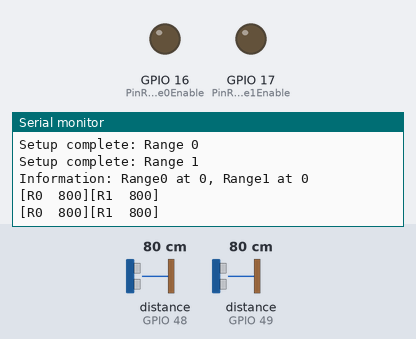
Bench run of a sketch on a simulated ESP32. Parts: output pins drawn as LEDs (lit = HIGH), the last lines printed to the serial monitor. Inputs (shaded band) come from the test bench; at power-on: distance to the obstacle (sensors on GPIO 48, GPIO 49) 80 cm.

Above: at 2.2 s.
2.3 s: distance to the obstacle (sensor on GPIO 48) set to 2 cm
At 3.3 s:
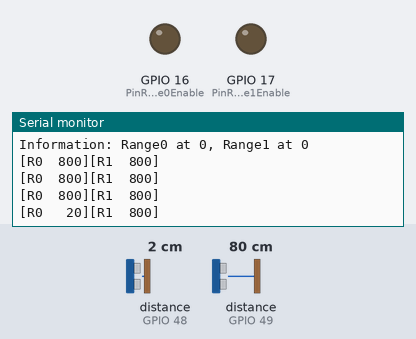
4.8 s: distance to the obstacle (sensor on GPIO 49) set to 2 cm
At 5.5 s:
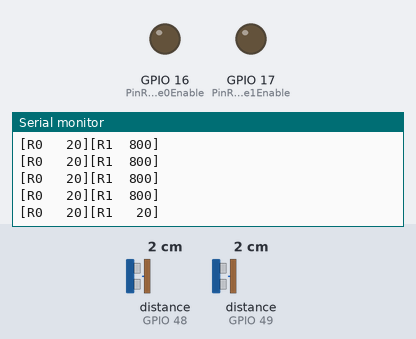
7.1 s: distance to the obstacle (sensor on GPIO 48) set to 18 cm
At 7.8 s:
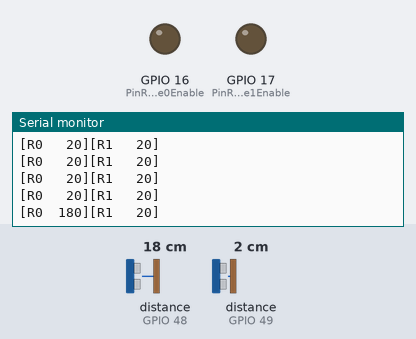
9.3 s: distance to the obstacle (sensor on GPIO 49) set to 4 cm
At 10.1 s:
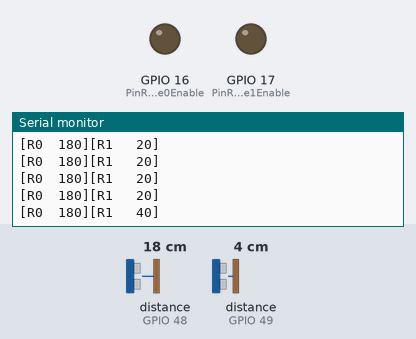

Measured:
- after the input at 2.3 s, the serial monitor: prints a new line after 0.50 s (image 1)
- after the input at 4.8 s, the serial monitor: prints a new line after 0.26 s (image 2)
- after the input at 7.1 s, the serial monitor: prints a new line after 0.23 s (image 3)
- after the input at 9.3 s, the serial monitor: prints a new line after 0.30 s (image 4)

The sketch:

multiple_vl53l0x.ino
```cpp
/* This example shows how to get single-shot range
 measurements from the VL53L0X. The sensor can optionally be
 configured with different ranging profiles, as described in
 the VL53L0X API user manual, to get better performance for
 a certain application. This code is based on the four
 "SingleRanging" examples in the VL53L0X API.

 The range readings are in units of mm. */

#include <Wire.h>
#include <VL53L0X.h>

VL53L0X lox0;
VL53L0X lox1;

#define PinRange0Enable 16
#define PinRange1Enable 17

void setup()
{
    // Reset the sensors
    pinMode(PinRange0Enable, OUTPUT);
    pinMode(PinRange1Enable, OUTPUT);
    digitalWrite(PinRange0Enable, 0);
    digitalWrite(PinRange1Enable, 0);
    delay(10);

    Serial.begin(9600);
    delay(1000);
    Wire.begin();

    // WARNING: This pin is not 5V tolerant. Set pin to input so that the device pulls its pin up to 2.8V
    pinMode(PinRange0Enable, INPUT);
    pinMode(PinRange1Enable, INPUT);
    delay(10);
    pinMode(PinRange0Enable, OUTPUT);
    pinMode(PinRange1Enable, OUTPUT);
    digitalWrite(PinRange0Enable, 0);
    digitalWrite(PinRange1Enable, 0);
    delay(10);

    // Enable sensor 0 and set it up
    // WARNING: This pin is not 5V tolerant. Set pin to input so that the device pulls its pin up to 2.8V
    pinMode(PinRange0Enable, INPUT);
    delay(10);
    // Device 0 should be now enabled. Change its address from default 0x29
    lox0.setAddress(0x30);
    if (lox0.init())
    {
        lox0.setTimeout(100);
        Serial.println("Setup complete: Range 0");
    }
    else
    {
        Serial.println("Error: Setup failed: Range 0");
    }

    // Enable sensor 1 and set it up
    // WARNING: This pin is not 5V tolerant.
    // Set pin to input so that the device pulls its pin up to 2.8V
    pinMode(PinRange1Enable, INPUT);
    delay(10);
    // Device 1 should be now enabled. Change its address from default 0x29
    lox1.setAddress(0x31);
    if (lox1.init())
    {
        lox1.setTimeout(100);
        Serial.println("Setup complete: Range 1");
    }
    else
    {
        Serial.println("Error: Setup failed: Range 1");
    }

    uint8_t a0 = lox0.getAddress();
    uint8_t a1 = lox1.getAddress();
    Serial.printf("Information: Range0 at %x, Range1 at %x \n", a0, a1);
}

void loop()
{
    int value0 = lox0.readRangeSingleMillimeters();
    if (lox0.timeoutOccurred())
    {
        Serial.print("[R0 N/A].");
    }
    else
    {
        Serial.printf("[R0 % 4d]", value0);
    }

    int value1 = lox1.readRangeSingleMillimeters();
    if (lox1.timeoutOccurred())
    {
        Serial.print("[R1 N/A].");
    }
    else
    {
        Serial.printf("[R1 % 4d]", value1);
    }
    Serial.println();
    delay(500);
}
```
